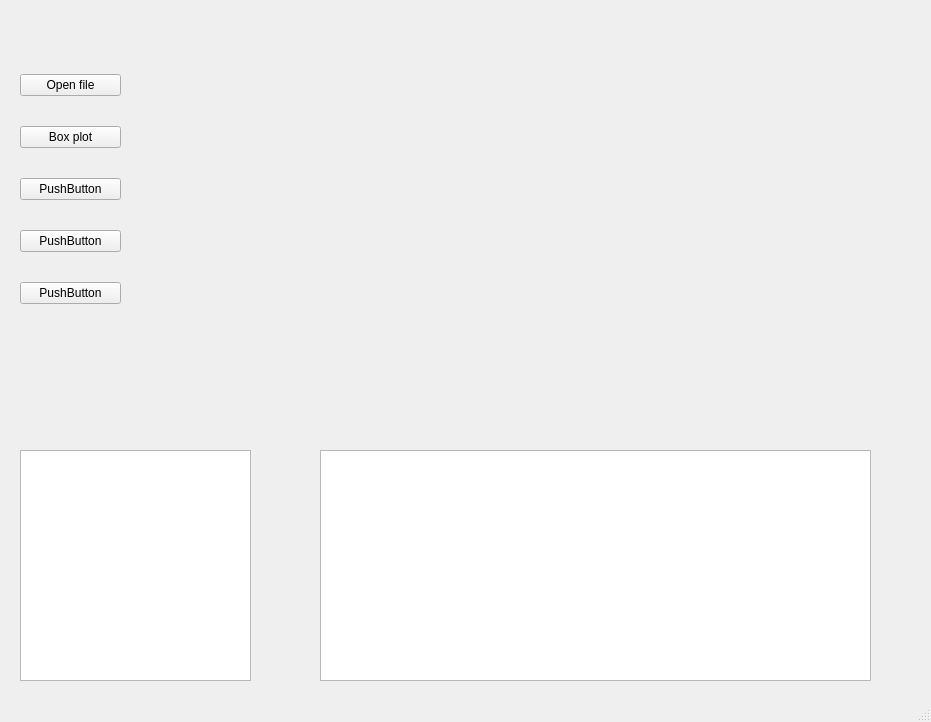
<?xml version="1.0" encoding="UTF-8"?>
<ui version="4.0">
 <class>MainWindow</class>
 <widget class="QMainWindow" name="MainWindow">
  <property name="geometry">
   <rect>
    <x>0</x>
    <y>0</y>
    <width>931</width>
    <height>722</height>
   </rect>
  </property>
  <property name="windowTitle">
   <string>MainWindow</string>
  </property>
  <widget class="QWidget" name="centralwidget">
   <widget class="QWidget" name="verticalLayoutWidget">
    <property name="geometry">
     <rect>
      <x>20</x>
      <y>50</y>
      <width>101</width>
      <height>281</height>
     </rect>
    </property>
    <layout class="QVBoxLayout" name="verticalLayout">
     <item>
      <widget class="QPushButton" name="pushButtonOpenFile">
       <property name="text">
        <string>Open file</string>
       </property>
      </widget>
     </item>
     <item>
      <widget class="QPushButton" name="pushButtonBoxPlot">
       <property name="text">
        <string>Box plot</string>
       </property>
      </widget>
     </item>
     <item>
      <widget class="QPushButton" name="pushButton_3">
       <property name="text">
        <string>PushButton</string>
       </property>
      </widget>
     </item>
     <item>
      <widget class="QPushButton" name="pushButton_4">
       <property name="text">
        <string>PushButton</string>
       </property>
      </widget>
     </item>
     <item>
      <widget class="QPushButton" name="pushButton_5">
       <property name="text">
        <string>PushButton</string>
       </property>
      </widget>
     </item>
    </layout>
   </widget>
   <widget class="QTableWidget" name="tableWidget">
    <property name="geometry">
     <rect>
      <x>320</x>
      <y>450</y>
      <width>551</width>
      <height>231</height>
     </rect>
    </property>
   </widget>
   <widget class="QWidget" name="widgetPlot" native="true">
    <property name="geometry">
     <rect>
      <x>190</x>
      <y>50</y>
      <width>691</width>
      <height>331</height>
     </rect>
    </property>
   </widget>
   <widget class="QListWidget" name="listWidget">
    <property name="geometry">
     <rect>
      <x>20</x>
      <y>450</y>
      <width>231</width>
      <height>231</height>
     </rect>
    </property>
   </widget>
  </widget>
  <widget class="QMenuBar" name="menubar">
   <property name="geometry">
    <rect>
     <x>0</x>
     <y>0</y>
     <width>931</width>
     <height>21</height>
    </rect>
   </property>
  </widget>
  <widget class="QStatusBar" name="statusbar"/>
 </widget>
 <resources/>
 <connections/>
</ui>
